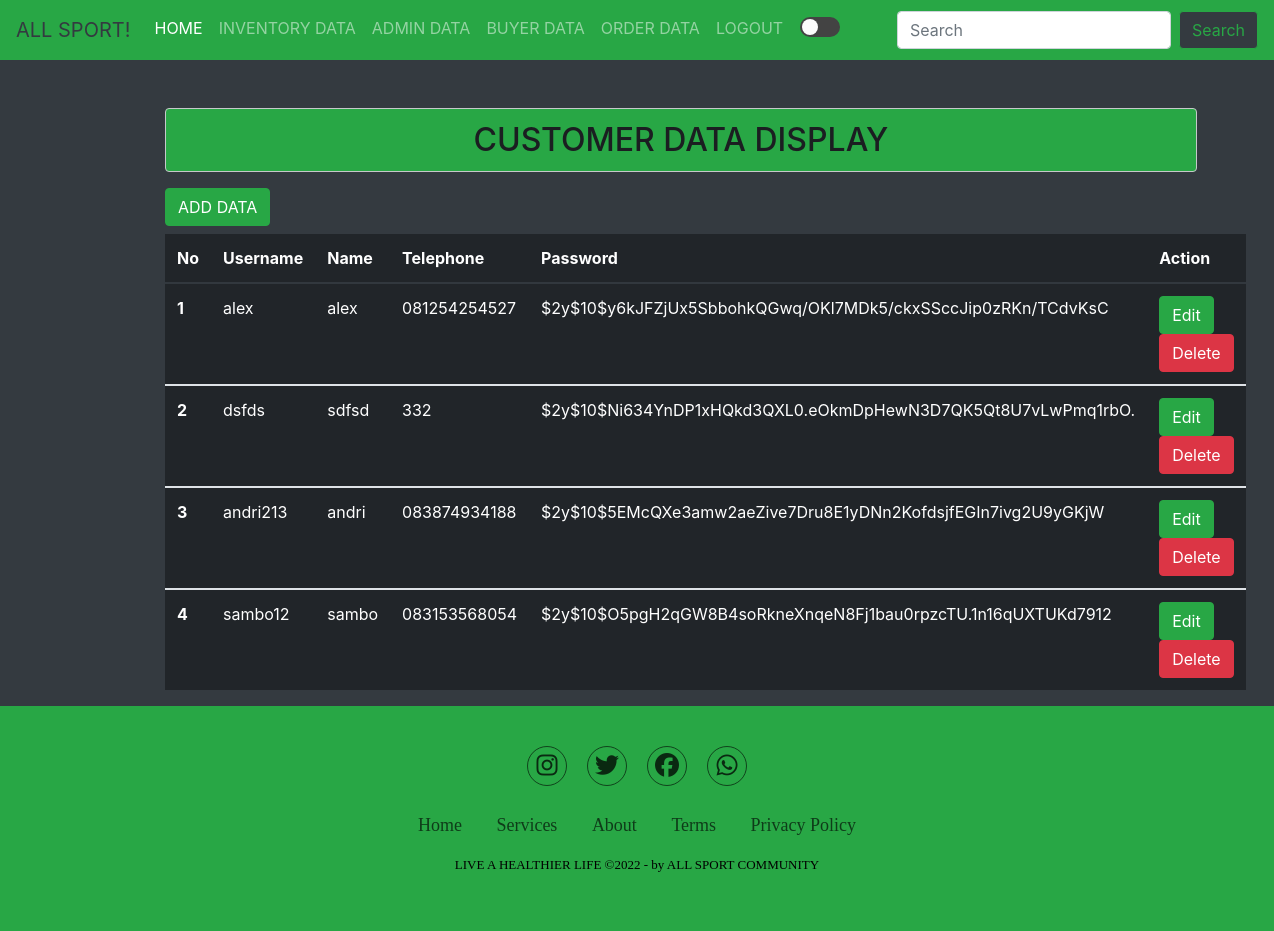
/data_pembeli.php (signed in), run on an earlier commit of the app's database.
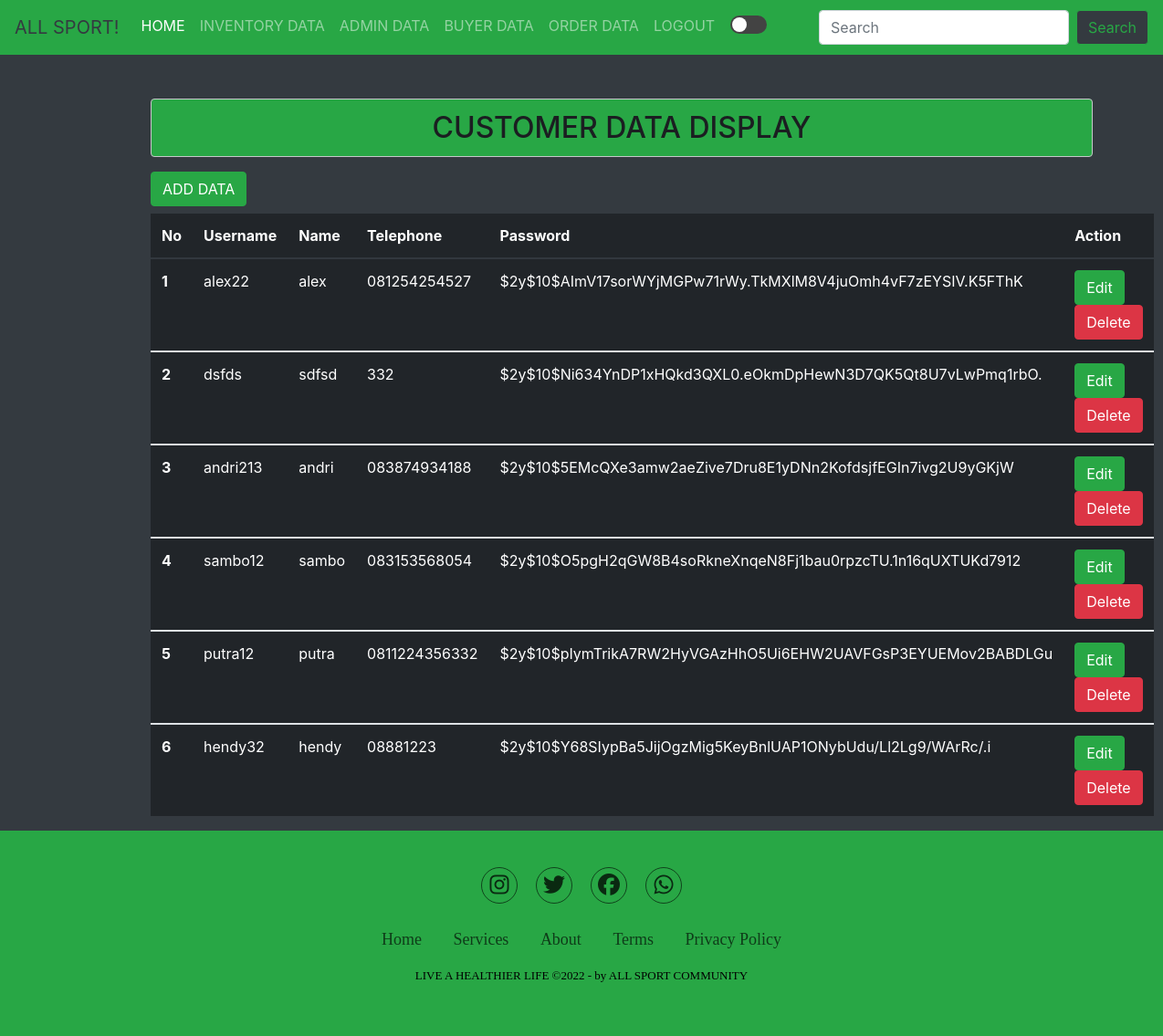
And on a later commit of the database.
### tables this page shows
CREATE TABLE `customers` (
  `id_plg` int(11) NOT NULL,
  `username_plg` varchar(30) NOT NULL,
  `nama_plg` varchar(30) NOT NULL,
  `no_hp_plg` varchar(15) NOT NULL,
  `password` varchar(255) NOT NULL
);

### data_pembeli.php (the view, shortened to what this page needs)
<?php
   include('koneksi.php');
   $tampil = mysqli_query($koneksi, "SELECT * FROM customers order by id_plg asc");
?>
<!DOCTYPE html>
<html lang="en">
<head>
  <link rel="stylesheet" href="https://cdn.jsdelivr.net/npm/bootstrap@4.0.0/dist/css/bootstrap.min.css">
  <link rel="stylesheet" href="style.css">
  <link rel="stylesheet" href="forms1.css">
  <link rel="stylesheet" href="dark_md.css">
  <link rel="stylesheet" href="https://cdnjs.cloudflare.com/ajax/libs/font-awesome/6.2.0/css/all.min.css" />
  <link href="//netdna.bootstrapcdn.com/font-awesome/3.2.1/css/font-awesome.css" rel="stylesheet">
</head>
<body>
  <nav class="navbar navbar-expand-lg navbar-dark bg-success">
    <a class="navbar-brand text-dark" href="#">ALL SPORT!</a>
    <div class="collapse navbar-collapse" id="navbarSupportedContent">
      <ul class="navbar-nav mr-auto">
        <li class="nav-item active">
        <a class="nav-link" href="home.php">HOME<span class="sr-only">(current)</span></a>
        </li>
        <li class="nav-item">
            <a class="nav-link" href="tampilan_barang.php">INVENTORY DATA</a>
        </li>
        <li class="nav-item">
          <a class="nav-link" href="data_admin.php">ADMIN DATA</a>
        </li>
        <li class="nav-item">
          <a class="nav-link" href="data_pembeli.php">BUYER DATA</a>
        </li>
        <li class="nav-item">
            <a class="nav-link" href="data_pesanan.php">ORDER DATA</a>
        </li>
        <li class="nav-item">
          <a class="nav-link" href="logout.php">LOGOUT</a>
        </li>
        <li class="nav-item">
            <input type="checkbox" onclick="ubahMode()">
          </li>
      </ul>
        <form action="" method="post" class="form-inline my-2 my-lg-0">
        <input type="text" name="keyword" class="form-control mr-sm-2"  placeholder="Search" aria-label="Search">
        <button name="cari" class="btn btn-outline-success my-2 my-sm-0 bg-dark" type="submit">Search</button>
        </form>
    </div>
  </nav>
  <div class="tabel col-md-10" style=" margin-left: 150px;">
        <h2 class="alert alert-dark text-center mt-5" style="background-color: #28a745";>CUSTOMER DATA DISPLAY</h2>
        <table rules="rows" class="table table-dark mt-2">
          <a href="create_pembeli.php" class="btn btn-success">ADD DATA</a>
          <thead>
              <tr>
              <th scope="col">No</th>
              <th scope="col">Username</th>
              <th scope="col">Name</th>
              <th scope="col">Telephone</th>
              <th scope="col">Password</th>
              <th scope="col">Action</th>
              </tr>
          </thead>
          <?php $i = 1; ?>
          <?php
            while($data = mysqli_fetch_array($tampil)):
          ?>
          <tbody>
              <tr>
                  <th scope="row"><?= $i; ?></th>
                  <td><?=$data['username_plg'] ?></td>
                  <td><?=$data['nama_plg'] ?></td>
                  <td><?=$data['no_hp_plg'] ?></td>
                  <td><?=$data['password'] ?></td>
                  <td>
                    <a href="update_pembeli.php?id=<?=$data['id_plg'] ?>" class="btn btn-success">Edit</a>
                    <a href="delete_pembeli.php?id=<?=$data['id_plg'] ?>" class="btn btn-danger">Delete</a>
                  </td>
              </tr>
          <?php $i++; ?>
          <?php endwhile; ?>
        </table>
  </div>
  <section class="footer" style="background-color: #28a745";>
    <div class="social">
    <a href="https://www.instagram.com/metanocrzrt_/"><i class="fab fa-instagram"></i></a>
    <a href="https://twitter.com/jokowi"><i class="fab fa-twitter"></i></a>
    <a href="https://id-id.facebook.com/Jokowi/"><i class="fab fa-facebook"></i></a>
    <a href="https://wa.me/6282150808102"> <i class="fab fa-whatsapp"></i> </a>
    </div>
    <ul class="list">
      <li>
        <a href="#">Home</a>
      </li>
      <li>
        <a href="#">Services</a>
      </li>
      <li>
        <a href="#">About</a>
      </li>
      <li>
        <a href="#">Terms</a>
      </li>
      <li>
        <a href="#">Privacy Policy</a>
      </li>
    </ul>
    <p class="copyright">
      LIVE A HEALTHIER LIFE &copy;2022 - by ALL SPORT COMMUNITY
    </p>
  </section>
</body>
</html>

What changed in the data, as far as the page shows it:
changed customers "alex": username_plg "alex" → "alex22"; password "$2y$10$y6kJFZjUx5SbbohkQGwq/OKl7MDk5/ckxSSccJip0zRKn/TCdvKsC" → "$2y$10$AImV17sorWYjMGPw71rWy.TkMXlM8V4juOmh4vF7zEYSIV.K5FThK"
added customers: username_plg "putra12", nama_plg "putra", no_hp_plg "0811224356332", password "$2y$10$pIymTrikA7RW2HyVGAzHhO5Ui6EHW2UAVFGsP3EYUEMov2BABDLGu"
added customers: username_plg "hendy32", nama_plg "hendy", no_hp_plg "08881223", password "$2y$10$Y68SIypBa5JijOgzMig5KeyBnlUAP1ONybUdu/Ll2Lg9/WArRc/.i"
